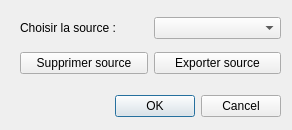
<?xml version="1.0" encoding="UTF-8"?>
<ui version="4.0">
 <class>Dialog</class>
 <widget class="QDialog" name="Dialog">
  <property name="geometry">
   <rect>
    <x>0</x>
    <y>0</y>
    <width>292</width>
    <height>130</height>
   </rect>
  </property>
  <property name="windowTitle">
   <string>Gérer les sources GTFS</string>
  </property>
  <widget class="QDialogButtonBox" name="buttonBox">
   <property name="geometry">
    <rect>
     <x>100</x>
     <y>90</y>
     <width>181</width>
     <height>32</height>
    </rect>
   </property>
   <property name="orientation">
    <enum>Qt::Horizontal</enum>
   </property>
   <property name="standardButtons">
    <set>QDialogButtonBox::Cancel|QDialogButtonBox::Ok</set>
   </property>
  </widget>
  <widget class="QWidget" name="verticalLayoutWidget">
   <property name="geometry">
    <rect>
     <x>20</x>
     <y>10</y>
     <width>261</width>
     <height>71</height>
    </rect>
   </property>
   <layout class="QGridLayout" name="gridLayout">
    <item row="0" column="0">
     <widget class="QLabel" name="label_8">
      <property name="text">
       <string>Choisir la source :</string>
      </property>
     </widget>
    </item>
    <item row="0" column="1">
     <widget class="QComboBox" name="comboBoxGTFSFeeds"/>
    </item>
    <item row="1" column="0">
     <widget class="QPushButton" name="pushButtonDeleteGTFSFeed">
      <property name="text">
       <string>Supprimer source</string>
      </property>
     </widget>
    </item>
    <item row="1" column="1">
     <widget class="QPushButton" name="pushButtonExportGTFSFeed">
      <property name="text">
       <string>Exporter source</string>
      </property>
     </widget>
    </item>
   </layout>
  </widget>
 </widget>
 <resources/>
 <connections>
  <connection>
   <sender>buttonBox</sender>
   <signal>accepted()</signal>
   <receiver>Dialog</receiver>
   <slot>accept()</slot>
   <hints>
    <hint type="sourcelabel">
     <x>248</x>
     <y>254</y>
    </hint>
    <hint type="destinationlabel">
     <x>157</x>
     <y>274</y>
    </hint>
   </hints>
  </connection>
  <connection>
   <sender>buttonBox</sender>
   <signal>rejected()</signal>
   <receiver>Dialog</receiver>
   <slot>reject()</slot>
   <hints>
    <hint type="sourcelabel">
     <x>316</x>
     <y>260</y>
    </hint>
    <hint type="destinationlabel">
     <x>286</x>
     <y>274</y>
    </hint>
   </hints>
  </connection>
 </connections>
</ui>
